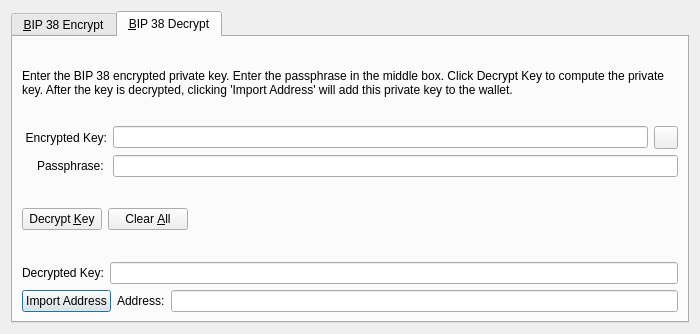
<?xml version="1.0" encoding="UTF-8"?>
<ui version="4.0">
 <class>Bip38ToolDialog</class>
 <widget class="QDialog" name="Bip38ToolDialog">
  <property name="geometry">
   <rect>
    <x>0</x>
    <y>0</y>
    <width>700</width>
    <height>334</height>
   </rect>
  </property>
  <property name="windowTitle">
   <string>BIP 38 Tool</string>
  </property>
  <property name="modal">
   <bool>true</bool>
  </property>
  <layout class="QVBoxLayout" name="verticalLayout">
   <item>
    <widget class="QTabWidget" name="tabWidget">
     <property name="currentIndex">
      <number>1</number>
     </property>
     <widget class="QWidget" name="tabBip38Encrypt">
      <attribute name="title">
       <string>&amp;BIP 38 Encrypt</string>
      </attribute>
      <layout class="QVBoxLayout" name="verticalLayout_SM">
       <item>
        <widget class="QLabel" name="infoLabel_ENC">
         <property name="text">
          <string>Enter a DOPLR Address that you would like to encrypt using BIP 38. Enter a passphrase in the middle box. Press encrypt to compute the encrypted private key.</string>
         </property>
         <property name="textFormat">
          <enum>Qt::PlainText</enum>
         </property>
         <property name="wordWrap">
          <bool>true</bool>
         </property>
        </widget>
       </item>
       <item>
        <layout class="QHBoxLayout" name="horizontalLayout_1_ENC">
         <item>
          <widget class="QLabel" name="label_5">
           <property name="alignment">
            <set>Qt::AlignRight|Qt::AlignTrailing|Qt::AlignVCenter</set>
           </property>
           <property name="minimumSize">
            <size>
             <width>85</width>
             <height>0</height>
            </size>
           </property>
           <property name="text">
            <string>Address:</string>
           </property>
          </widget>
         </item>
         <item>
          <widget class="QValidatedLineEdit" name="addressIn_ENC">
           <property name="toolTip">
            <string>The DOPLR address to encrypt</string>
           </property>
          </widget>
         </item>
         <item>
          <widget class="QToolButton" name="addressBookButton_ENC">
           <property name="toolTip">
            <string>Choose previously used address</string>
           </property>
           <property name="text">
            <string/>
           </property>
           <property name="icon">
            <iconset resource="../doplr.qrc">
             <normaloff>:/icons/address-book</normaloff>:/icons/address-book</iconset>
           </property>
           <property name="shortcut">
            <string>Alt+A</string>
           </property>
          </widget>
         </item>
         <item>
          <widget class="QToolButton" name="pasteButton_ENC">
           <property name="toolTip">
            <string>Paste address from clipboard</string>
           </property>
           <property name="text">
            <string/>
           </property>
           <property name="icon">
            <iconset resource="../doplr.qrc">
             <normaloff>:/icons/editpaste</normaloff>:/icons/editpaste</iconset>
           </property>
           <property name="shortcut">
            <string>Alt+P</string>
           </property>
          </widget>
         </item>
        </layout>
       </item>
       <item>
        <layout class="QHBoxLayout" name="horizontalLayout_5">
         <item>
          <widget class="QLabel" name="label_6">
           <property name="alignment">
            <set>Qt::AlignRight|Qt::AlignTrailing|Qt::AlignVCenter</set>
           </property>
           <property name="minimumSize">
            <size>
             <width>85</width>
             <height>0</height>
            </size>
           </property>
           <property name="text">
            <string>Passphrase: </string>
           </property>
          </widget>
         </item>
         <item>
          <widget class="QLineEdit" name="passphraseIn_ENC">
           <property name="echoMode">
            <enum>QLineEdit::Password</enum>
           </property>
          </widget>
         </item>
        </layout>
       </item>
       <item>
        <layout class="QHBoxLayout" name="horizontalLayout_2_ENC">
         <item>
          <widget class="QLabel" name="encryptedKeyLabel_ENC">
           <property name="alignment">
            <set>Qt::AlignRight|Qt::AlignTrailing|Qt::AlignVCenter</set>
           </property>
           <property name="minimumSize">
            <size>
             <width>85</width>
             <height>0</height>
            </size>
           </property>
           <property name="text">
            <string>Encrypted Key:</string>
           </property>
           <property name="textFormat">
            <enum>Qt::PlainText</enum>
           </property>
          </widget>
         </item>
         <item>
          <widget class="QLineEdit" name="encryptedKeyOut_ENC">
           <property name="font">
            <font>
             <italic>true</italic>
            </font>
           </property>
           <property name="readOnly">
            <bool>true</bool>
           </property>
          </widget>
         </item>
         <item>
          <widget class="QToolButton" name="copyKeyButton_ENC">
           <property name="toolTip">
            <string>Copy the current signature to the system clipboard</string>
           </property>
           <property name="text">
            <string/>
           </property>
           <property name="icon">
            <iconset resource="../doplr.qrc">
             <normaloff>:/icons/editcopy</normaloff>:/icons/editcopy</iconset>
           </property>
          </widget>
         </item>
        </layout>
       </item>
       <item>
        <layout class="QHBoxLayout" name="horizontalLayout_3_ENC">
         <item>
          <widget class="QPushButton" name="encryptKeyButton_ENC">
           <property name="toolTip">
            <string>Encrypt the private key for this DOPLR address</string>
           </property>
           <property name="text">
            <string>Encrypt &amp;Key</string>
           </property>
           <property name="icon">
            <iconset resource="../doplr.qrc">
             <normaloff>:/icons/edit</normaloff>:/icons/edit</iconset>
           </property>
           <property name="autoDefault">
            <bool>false</bool>
           </property>
          </widget>
         </item>
         <item>
          <widget class="QPushButton" name="clearButton_ENC">
           <property name="toolTip">
            <string>Reset all fields</string>
           </property>
           <property name="text">
            <string>Clear &amp;All</string>
           </property>
           <property name="icon">
            <iconset resource="../doplr.qrc">
             <normaloff>:/icons/remove</normaloff>:/icons/remove</iconset>
           </property>
           <property name="autoDefault">
            <bool>false</bool>
           </property>
          </widget>
         </item>
         <item>
          <spacer name="horizontalSpacer_1_ENC">
           <property name="orientation">
            <enum>Qt::Horizontal</enum>
           </property>
           <property name="sizeHint" stdset="0">
            <size>
             <width>40</width>
             <height>48</height>
            </size>
           </property>
          </spacer>
         </item>
         <item>
          <widget class="QLabel" name="statusLabel_ENC">
           <property name="font">
            <font>
             <weight>75</weight>
             <bold>true</bold>
            </font>
           </property>
           <property name="text">
            <string/>
           </property>
           <property name="wordWrap">
            <bool>true</bool>
           </property>
          </widget>
         </item>
         <item>
          <spacer name="horizontalSpacer_2_ENC">
           <property name="orientation">
            <enum>Qt::Horizontal</enum>
           </property>
           <property name="sizeHint" stdset="0">
            <size>
             <width>40</width>
             <height>48</height>
            </size>
           </property>
          </spacer>
         </item>
        </layout>
       </item>
      </layout>
     </widget>
     <widget class="QWidget" name="tabBip38Decrypt">
      <attribute name="title">
       <string>&amp;BIP 38 Decrypt</string>
      </attribute>
      <layout class="QVBoxLayout" name="verticalLayout_VM">
       <item>
        <widget class="QLabel" name="infoLabel_DEC">
         <property name="text">
          <string>Enter the BIP 38 encrypted private key. Enter the passphrase in the middle box. Click Decrypt Key to compute the private key. After the key is decrypted, clicking 'Import Address' will add this private key to the wallet.</string>
         </property>
         <property name="textFormat">
          <enum>Qt::PlainText</enum>
         </property>
         <property name="wordWrap">
          <bool>true</bool>
         </property>
        </widget>
       </item>
       <item>
        <layout class="QHBoxLayout" name="horizontalLayout_3">
         <item>
          <widget class="QLabel" name="label_2">
           <property name="alignment">
            <set>Qt::AlignRight|Qt::AlignTrailing|Qt::AlignVCenter</set>
           </property>
           <property name="minimumSize">
            <size>
             <width>85</width>
             <height>0</height>
            </size>
           </property>
           <property name="text">
            <string>Encrypted Key:</string>
           </property>
          </widget>
         </item>
         <item>
          <widget class="QValidatedLineEdit" name="encryptedKeyIn_DEC">
           <property name="toolTip">
            <string>The encrypted private key</string>
           </property>
          </widget>
         </item>
         <item>
          <widget class="QToolButton" name="pasteButton_DEC">
           <property name="toolTip">
            <string>Paste address from clipboard</string>
           </property>
           <property name="text">
            <string/>
           </property>
           <property name="icon">
            <iconset resource="../doplr.qrc">
             <normaloff>:/icons/editpaste</normaloff>:/icons/editpaste</iconset>
           </property>
           <property name="shortcut">
            <string>Alt+P</string>
           </property>
          </widget>
         </item>
        </layout>
       </item>
       <item>
        <layout class="QHBoxLayout" name="horizontalLayout">
         <item>
          <widget class="QLabel" name="label">
           <property name="alignment">
            <set>Qt::AlignRight|Qt::AlignTrailing|Qt::AlignVCenter</set>
           </property>
           <property name="minimumSize">
            <size>
             <width>85</width>
             <height>0</height>
            </size>
           </property>
           <property name="text">
            <string>Passphrase: </string>
           </property>
          </widget>
         </item>
         <item>
          <widget class="QLineEdit" name="passphraseIn_DEC">
           <property name="echoMode">
            <enum>QLineEdit::Password</enum>
           </property>
          </widget>
         </item>
        </layout>
       </item>
       <item>
        <layout class="QHBoxLayout" name="horizontalLayout_2_DEC">
         <item>
          <widget class="QPushButton" name="decryptKeyButton_DEC">
           <property name="toolTip">
            <string>Decrypt the entered key using the passphrase</string>
           </property>
           <property name="text">
            <string>Decrypt &amp;Key</string>
           </property>
           <property name="icon">
            <iconset resource="../doplr.qrc">
             <normaloff>:/icons/transaction_0</normaloff>:/icons/transaction_0</iconset>
           </property>
           <property name="autoDefault">
            <bool>false</bool>
           </property>
          </widget>
         </item>
         <item>
          <widget class="QPushButton" name="clearButton_DEC">
           <property name="toolTip">
            <string>Reset all fields</string>
           </property>
           <property name="text">
            <string>Clear &amp;All</string>
           </property>
           <property name="icon">
            <iconset resource="../doplr.qrc">
             <normaloff>:/icons/remove</normaloff>:/icons/remove</iconset>
           </property>
           <property name="autoDefault">
            <bool>false</bool>
           </property>
          </widget>
         </item>
         <item>
          <spacer name="horizontalSpacer_1_DEC">
           <property name="orientation">
            <enum>Qt::Horizontal</enum>
           </property>
           <property name="sizeHint" stdset="0">
            <size>
             <width>40</width>
             <height>48</height>
            </size>
           </property>
          </spacer>
         </item>
         <item>
          <widget class="QLabel" name="statusLabel_DEC">
           <property name="font">
            <font>
             <weight>75</weight>
             <bold>true</bold>
            </font>
           </property>
           <property name="text">
            <string/>
           </property>
           <property name="wordWrap">
            <bool>true</bool>
           </property>
          </widget>
         </item>
         <item>
          <spacer name="horizontalSpacer_2_DEC">
           <property name="orientation">
            <enum>Qt::Horizontal</enum>
           </property>
           <property name="sizeHint" stdset="0">
            <size>
             <width>40</width>
             <height>48</height>
            </size>
           </property>
          </spacer>
         </item>
        </layout>
       </item>
       <item>
        <layout class="QHBoxLayout" name="horizontalLayout_2">
         <item>
          <widget class="QLabel" name="label_3">
           <property name="text">
            <string>Decrypted Key:</string>
           </property>
          </widget>
         </item>
         <item>
          <widget class="QValidatedLineEdit" name="decryptedKeyOut_DEC"/>
         </item>
        </layout>
       </item>
       <item>
        <layout class="QHBoxLayout" name="horizontalLayout_4">
         <item>
          <widget class="QPushButton" name="importAddressButton_DEC">
           <property name="text">
            <string>Import Address</string>
           </property>
          </widget>
         </item>
         <item>
          <widget class="QLabel" name="label_4">
           <property name="text">
            <string>Address:</string>
           </property>
          </widget>
         </item>
         <item>
          <widget class="QLineEdit" name="addressOut_DEC"/>
         </item>
        </layout>
       </item>
      </layout>
     </widget>
    </widget>
   </item>
  </layout>
 </widget>
 <customwidgets>
  <customwidget>
   <class>QValidatedLineEdit</class>
   <extends>QLineEdit</extends>
   <header>qvalidatedlineedit.h</header>
  </customwidget>
 </customwidgets>
 <resources>
  <include location="../doplr.qrc"/>
 </resources>
 <connections/>
</ui>
